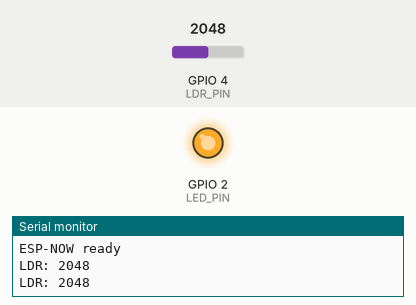
Recording of a sketch running on a simulated ESP32. Shown: output pins drawn as LEDs (lit = HIGH), the last lines printed to the serial monitor. The inputs (shaded band) are chosen by the test bench; at power-on: GPIO 4 (LDR_PIN) = 2048.

Above: at 1.8 s.
1.9 s: GPIO 4 (LDR_PIN) set to 1946
At 3.2 s:
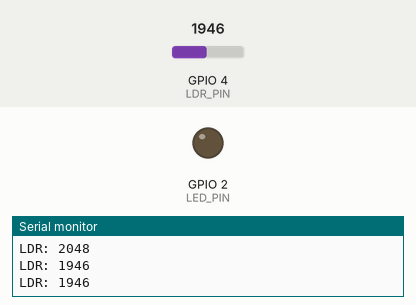
3.5 s: GPIO 4 (LDR_PIN) set to 2040
At 4.9 s:
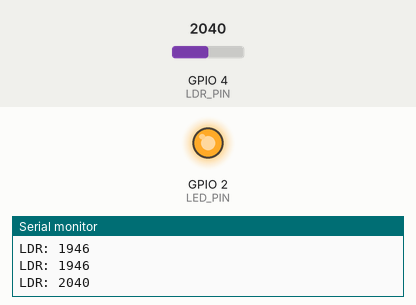
5.5 s: GPIO 4 (LDR_PIN) set to 1960
At 6.5 s:
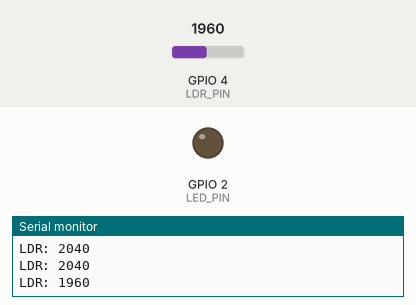
Timing chart, 0 to 8.5 s (numbered marks = the images above; inputs shaded):
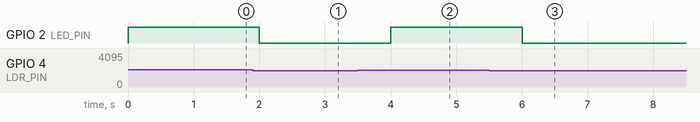

The sketch:

sensor_node.ino
```cpp
// This program is written to read the light level from an LDR circuit
// and then if it is above a chosen threshold it sends a signal over
// espnow to a receiver (adafruit feather v2)

// -----------------------------------------------
// Required Libraries
// -----------------------------------------------
#include <WiFi.h>
#include <esp_now.h>

// -----------------------------------------------
// Setting Pins and etc.
// -----------------------------------------------
const int LDR_PIN = 4;
const int LED_PIN = LED_BUILTIN;

// define message structure to be sent using pointer
typedef struct {

  int trigger;

} Message;

// defining instance of structure
Message msg;

// set reciever MAC
uint8_t receiverMAC[] = {0x14, 0x33, 0x5c, 0x99, 0x22, 0x00};

int lastState = 0;

// -------------------------------------------------
// Setup
// -------------------------------------------------
void setup() {

  Serial.begin(115200);

  // setting led pin
  pinMode(LED_PIN, OUTPUT);

  WiFi.mode(WIFI_STA);  //required for ESP-NOW
  WiFi.setChannel(1);
  WiFi.disconnect();    // prevents WiFi interference

  // checking if initialization was succesful
  if (esp_now_init() != ESP_OK) {

    Serial.println("ESP-NOW init failed");

    return;

  }

  Serial.println("ESP-NOW ready");

  // tell sender where you are sending to
  esp_now_peer_info_t peerInfo = {};
  memcpy(peerInfo.peer_addr, receiverMAC, 6);
  peerInfo.channel = 0;
  peerInfo.encrypt = false;

  // confirming peer registration succeded
  if (esp_now_add_peer(&peerInfo) != ESP_OK) {

    Serial.println("Failed to add peer");

    return;

  }

}

// ----------------------------------------------------
// Main Loop
// ----------------------------------------------------
void loop() {

  // read ldr pin
  int lightLevel = analogRead(LDR_PIN);

  int threshold = 2000;

  // check light level and print (sanity check)
  Serial.print("LDR: ");
  Serial.print(lightLevel);
  Serial.print("\n");

  if (lightLevel > threshold && lastState == 0) {

    msg.trigger = 1;

    esp_now_send(receiverMAC, (uint8_t *)&msg, sizeof(msg));

    lastState = 1;

    digitalWrite(LED_PIN, HIGH);

  }

  if (lightLevel <= threshold && lastState == 1) {

    msg.trigger = 0;

    esp_now_send(receiverMAC, (uint8_t *)&msg, sizeof(msg));

    lastState = 0;

    digitalWrite(LED_PIN, LOW);

  }

  delay(1000);

}
```

Measured:
- the behaviour switches between 2001 and 2000 on GPIO 4 (LDR_PIN) (found by bisection; images 0 and 1)
- after the input at 1.9 s, GPIO 2 (LED_PIN): HIGH → LOW after 0.10 s
- after the input at 3.5 s, GPIO 2 (LED_PIN): LOW → HIGH after 0.50 s
- after the input at 5.5 s, GPIO 2 (LED_PIN): HIGH → LOW after 0.50 s
